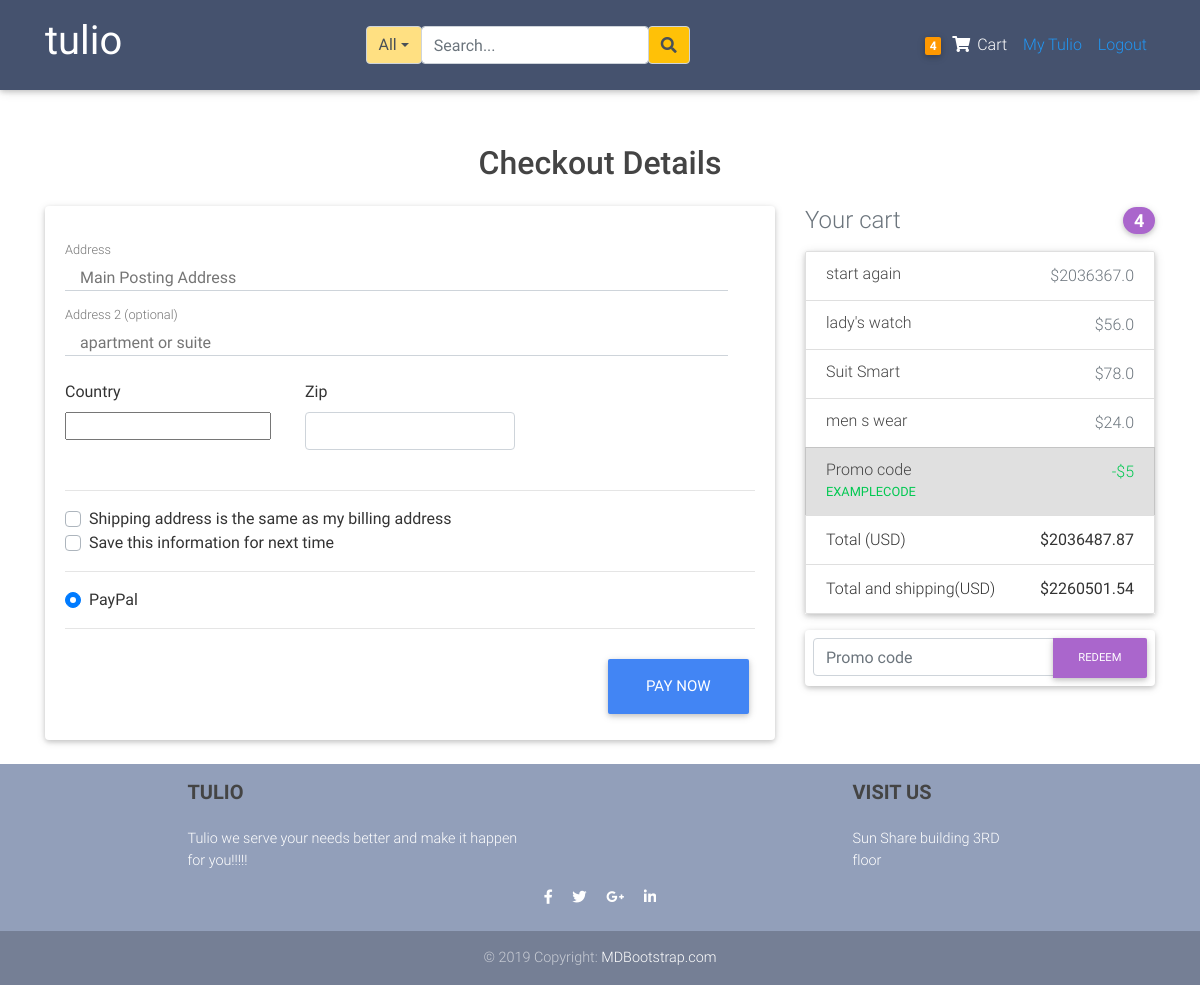
Screenshot of /checkout/ (signed in) with the database file from the repository.
### blogs/models.py (models this page shows, shortened)
class Order(models.Model):
	user           = models.ForeignKey(settings.AUTH_USER_MODEL,
	                        on_delete=models.CASCADE)
	items          = models.ManyToManyField(OrderItem)
	start_date     = models.DateTimeField(auto_now_add=True)
	ordered_date   = models.DateTimeField()
	ordered        = models.BooleanField(default=False)
	biling_address = models.ForeignKey("BillingAddress",
		          on_delete=models.SET_NULL, blank=True, null=True)
	payment        = models.ForeignKey("Payment",
		          on_delete=models.SET_NULL, blank=True, null=True)
	def get_total(self):
		total = 0
		for order_item in self.items.all():
			total +=order_item.get_final_price()
		return round(total,2)
	def get_shipping(self):
		shipping=0
		if self.get_total() <=10:
			shipping=self.get_total()*0.05
		elif self.get_total() >10 and self.get_total()<=20:
			shipping=self.get_total()*0.06
		elif self.get_total() >20 and self.get_total()<=100:
			shipping=self.get_total()*0.08
		else:
			shipping=self.get_total()*0.11
		return round(shipping,2)
	def get_total_and_shipping(self):
		return round((self.get_total() + self.get_shipping()),2)

class  OrderItem(models.Model):
	user     = models.ForeignKey(settings.AUTH_USER_MODEL,
	                        on_delete=models.CASCADE)
	ordered  = models.BooleanField(default=False)
	item     = models.ForeignKey(Item, on_delete=models.CASCADE)
	quantity = models.IntegerField(default=1)
	date     = models.DateTimeField(auto_now_add=True)
	def get_item_total_price(self):
		return self.quantity * self.item.price
	def get_item_total_discount_price(self):
		return round((self.quantity * self.item.discount_price), 2)
	def get_final_price(self):
		if self.item.discount_price:
			return self.get_item_total_discount_price()
		return self.get_item_total_price()

class Item(models.Model):
	title           = models.CharField(max_length=100)
	price           = models.FloatField()
	discount_price  = models.FloatField(blank=True, null=True)
	category        = models.CharField(choices=CATEGORY_CHOICES, max_length=2)
	label           = models.CharField(choices=LABEL_CHOICES, max_length=2)
	image           = models.ImageField(upload_to='product_pictures')
	slug            = models.SlugField()
	description     = models.TextField()
	owner           = models.ForeignKey(User, on_delete=models.CASCADE)
	date            = models.DateTimeField(auto_now_add=True)
	objects         = ProductManager()

### blogs/views.py (the view, shortened to what this page needs)
# urls.py: path('checkout/', CheckoutView.as_view(), name = "checkout" ),
class CheckoutView(LoginRequiredMixin, View):
	def get(self, *args, **kwargs):
		try:
			order = Order.objects.get(user=self.request.user, ordered=False)
			form = CheckoutForm()
			context ={
			'form':form,
			'order':order,
			}
			return render(self.request, "blogs/checkout.html", context)
		except ObjectDoesNotExist:
			messages.error(self.request,f"No active orders available")
			return redirect("blogs:checkout")

### blogs/blog_forms.py
class CheckoutForm(forms.Form):
	street_address = forms.CharField(widget=forms.TextInput(attrs={
		"placeholder": "Main Posting Address",
		'class':'col-md-11 pt-3'
		}))
	apartment_address = forms.CharField(required= False, widget=forms.TextInput(attrs={
		"placeholder": "apartment or suite",
		'class':'col-md-11 pt-3'
		}))
	country = CountryField(blank_label='(select country)').formfield(widget =CountrySelectWidget(attrs={
		'class': 'custom-select d-block w-100'
		}))
	zip =forms.CharField(widget=forms.TextInput(attrs={
		'class':'form-control'
		}))
	same_biling_address = forms.BooleanField(required=False)
	save_info = forms.BooleanField(required=False)
	payment_options=forms.ChoiceField(widget=forms.RadioSelect,
						choices=PAYMENT_CHOICES)

### blogs/templatetags/cart_item_count.py (called while the page is built)
@register.filter
def cart_count(user):
	if user.is_authenticated:
		query_set = Order.objects.filter(user=user, ordered=False)
		if query_set.exists():
			return query_set[0].items.count()
	return 0

### blogs/templates/blogs/checkout.html (shortened to what this page needs)
{%extends 'blogs/layout.html'%}
{%load cart_item_count%}
{%load crispy_forms_tags%}
{%block content%}
    <div class="container wow fadeIn pt-5">
      <h2 class=" h2 text-center mb-4">Checkout Details</h2>
      <div class="row">
        <div class="col-md-8 mb-4">
          <div class="card">
            <form method="POST" class="card-body">
              <div class="md-form mb-8">
               {{form.street_address}}
                <label for="address" class="">Address</label>
              </div>
              <div class="md-form mb-8">
                {{form.apartment_address}}
                <label for="text-bold address-2" class="">Address 2 (optional)</label>
              </div>
              <div class="row">
                <div class="col-lg-4 col-md-12 mb-4">
                  <label for="country">Country</label>
                  {{form.country}}
                </div>
                <div class="col-lg-4 col-md-6 mb-4">
                  <label for="zip">Zip</label>
                  {{form.zip}}
                </div>
              </div>
              <hr>
              <div class="custom-control custom-checkbox">
                <label class="custom-control-label" for="same-address">Shipping address is the same as my billing address</label>
              </div>
              <div class="custom-control custom-checkbox">
                <label class="custom-control-label" for="save-info">Save this information for next time</label>
              </div>
              <hr>
              <div class="d-block my-3">
                {% for value, name in form.fields.payment_options.choices%}
                <div class="custom-control custom-radio">
                  <label class="custom-control-label" for="{{name}}">{{name}}</label>
                </div>
               {%endfor%}
              </div>
              <hr class="mb-4">
              <button class="btn btn-primary btn-lg float-right" type="submit">Pay Now</button>
            </form>
          </div>
        </div>
       <div class="col-md-4 mb-4">
          <h4 class="d-flex justify-content-between align-items-center mb-3">
            <span class="text-muted">Your cart</span>
            <span class="badge badge-secondary badge-pill">{{request.user|cart_count}}</span>
          </h4>
          <ul class="list-group mb-3 z-depth-1">
            {%for order_item in order.items.all%}
            <li class="list-group-item d-flex justify-content-between lh-condensed">
              <div>
                <h6 class="my-0">{{order_item.item.title}}</h6>
              </div>
              <span class="text-muted">${{order_item.get_item_total_price}}</span>
            </li>
            {%endfor%}
            {%if order.items.all%}
            <li class="list-group-item d-flex justify-content-between bg-light">
              <div class="text-success">
                <h6 class="my-0">Promo code</h6>
                <small>EXAMPLECODE</small>
              </div>
              <span class="text-success">-$5</span>
            </li>
            <li class="list-group-item d-flex justify-content-between">
              <span>Total (USD)</span>
              <strong>${{order.get_total}}</strong>
            </li>
            <li class="list-group-item d-flex justify-content-between">
              <span>Total and shipping(USD)</span>
              <strong>${{order.get_total_and_shipping}}</strong>
            </li>
          </ul>
          {%endif%}
          <form class="card p-2">
            <div class="input-group">
              <input type="text" class="form-control" placeholder="Promo code" aria-label="Recipient's username" aria-describedby="basic-addon2">
              <div class="input-group-append">
                <button class="btn btn-secondary btn-md waves-effect m-0" type="button">Redeem</button>
              </div>
            </div>
          </form>
</div>
      </div>
    </div>
{%endblock content%}

### blogs/templates/blogs/nav.html
{%load cart_item_count%}
<nav class="navbar fixed-top navbar-expand-lg navbar-dark mdb-color scrolling-navbar">
    <div class="container">
      <a class="navbar-brand waves-effect" href="{%url 'blogs:home' %}" target="_blank">
          <h1>
             <strong class="white-text">tulio</strong>
          </h1>
      </a>
  {%include 'blogs/search_bar.html'%}
        <ul class="navbar-nav nav-flex-icons">
          <li>
            <div class="navbar-nav">
                  <li class="nav-item">
                      <a href="{%url 'blogs:order_summary'%}" class="nav-link waves-effect">
                        <span class="badge orange z-depth-1 mr-1"> {{request.user|cart_count}}</span>
                          <i class="fas fa-shopping-cart"></i>
                        <span class="clearfix d-none d-sm-inline-block"> Cart </span>
                      </a>
                  </li>
                {%if request.user.is_authenticated%}
                    <a class="nav-item nav-link blue-text" href="{%url 'blogs:dashboard'%}">My Tulio</a>
                    <a class="nav-item nav-link blue-text" href="{%url 'account_logout' %}">Logout</a>
                {%else%}
                    <a class="nav-item nav-link blue-text" href="{%url 'account_login' %}">Login</a>
                    <a class="nav-item nav-link blue-text" href="{%url 'account_signup'%}">Register</a>
                {%endif%}
            </div>
          </li>
        </ul>
      </div>
  </nav>

### blogs/static/blogs/main.css (style rules this page uses)
* { margin: 0; padding:0; }
body { background: #ffffff; color: #333333; margin-top: 5rem; }
ul,li { list-style: none }
h1, h2, h3, h4, h5, h6 { color: #444444; }
.site-header .navbar-nav .nav-link { color: #cbd5db; }

### blogs/templates/blogs/layout.html (style rules this page uses)
html, body, header, .carousel { height: 60vh; }

### rows the page displays
OrderItem: item "start again", get_item_total_price "2036367.0"
OrderItem: item "lady's watch", get_item_total_price "56.0"
OrderItem: item "Suit Smart", get_item_total_price "78.0"
OrderItem: item "men s wear", get_item_total_price "24.0"
Order: get_total "2036487.87", get_total_and_shipping "2260501.54"

### other values shown
{{ request.user|cart_count }} "4"
{{ name }} "PayPal"
